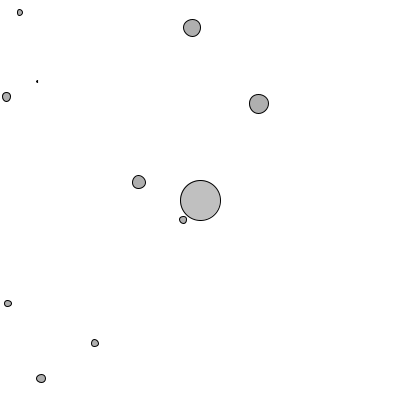
Frame 1 (no input)
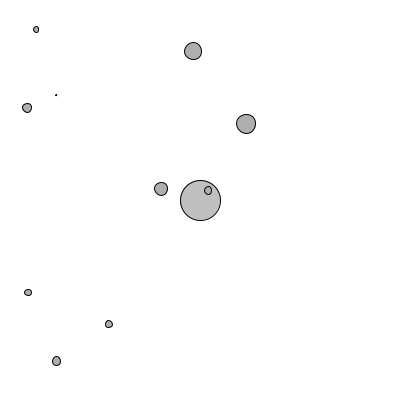
Frame 60 (the mouse pressed at the canvas centre just before this capture)
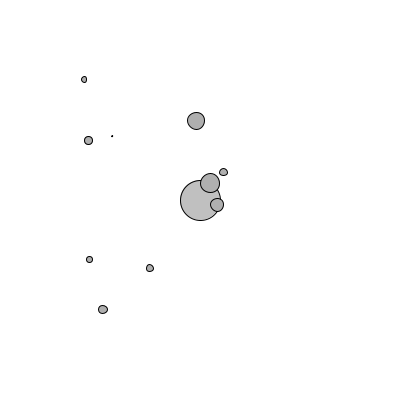
Frame 120 (the mouse held since frame 60 and released just before this capture)

The Processing sketch that drew these frames (run headless with seeded random() and noise(); from frame 60 on, the mouse is pressed at the canvas centre):

// Processing sketch: gravity1
// ── gravity1.pde
Mover[] movers = new Mover[10];
 
Attractor a;
 
void setup() {
  size(400,400);
  for (int i = 0; i < movers.length; i++) {


    movers[i] = new Mover(random(width),random(height),random(0.1,2));
  }
  a = new Attractor();
}
 
void draw() {
  background(255);
 
  a.display();
 
  for (int i = 0; i < movers.length; i++) {


    PVector force = a.attract(movers[i]);
    movers[i].applyForce(force);
 
    movers[i].update();
    movers[i].display();
  }
}
// ── Attractor.pde
class Attractor {
float G = 0.4;

  float mass;
  PVector location;
 
  Attractor() {
    location = new PVector(width/2,height/2);
    mass = 20;
  }
  PVector attract(Mover m){
  PVector force= PVector.sub(location,m.location);
  float distance = force.mag();
  distance = constrain(distance,5,25);
  force.normalize();
  float strength = (G*mass*m.mass)/(distance*distance);
  force.mult(strength);
  return force;
  
  
  }
  void display() {
    stroke(0);
    fill(175,200);
    ellipse(location.x,location.y,mass*2,mass*2);
  }
}
// ── Mover.pde
class Mover {
  float x,y,r;
  PVector location;
  PVector velocity;
  PVector acceleration;
  float mass;
  boolean pulled=false;
  Mover(float x_,float y_,float m_) {
    x=x_;
    y=y_;
    
    mass = m_;
    r= mass*10;
    location = new PVector(x,y);
    velocity = new PVector(0,0);
    acceleration = new PVector(0,0);
  }
 
  void applyForce(PVector force) {
    PVector f = PVector.div(force,mass);
    acceleration.add(f);
  }
  void checkPull(){
  if((mouseX-location.x)*(mouseX-location.x)+(mouseY-location.y)*(mouseY-location.y)<r*r && mousePressed){
    pulled=true;
  
  
  }
  if(!mousePressed){
    pulled=false;
  
  }
  if(pulled){
  line(mouseX,mouseY,location.x,location.y);
  PVector mouse = new PVector(mouseX,mouseY);
  mouse.sub(location);
  mouse.normalize();
  mouse.mult(0.7);
  applyForce(mouse);
  }
  
  }
 
  void update() {
    velocity.add(acceleration);
    location.add(velocity);
    acceleration.mult(0);
  }
 
  void display() {
    stroke(0);
    fill(175);
    ellipse(location.x,location.y,r,r);
  }
 
  void checkEdges() {
    if (location.x > width) {
      location.x = width;
      velocity.x *= -1;
    } else if (location.x < 0) {
      velocity.x *= -1;
      location.x = 0;
    }
 
    if (location.y > height) {
      velocity.y *= -1;
      location.y = height;
    }
     if (location.y < 0) {
      velocity.y *= -1;
      location.y = 0;
    }
  }
}
